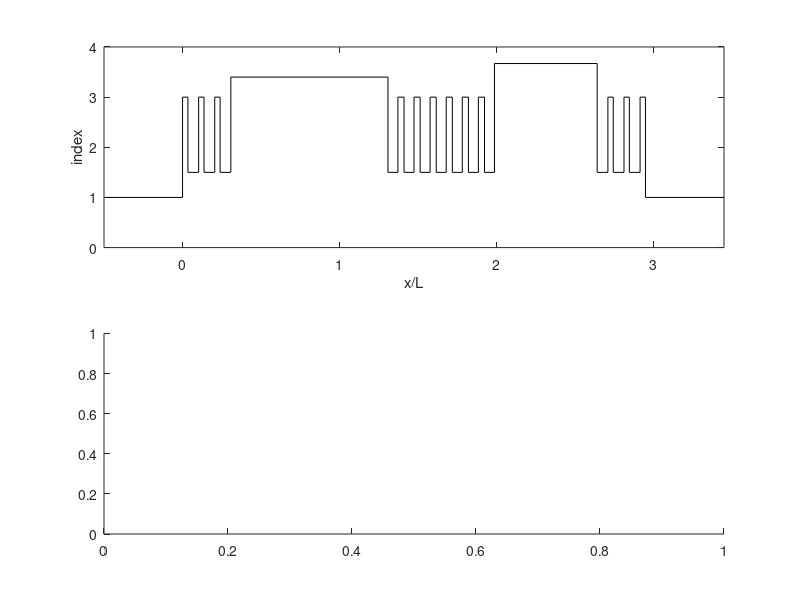

Recreate this plot in MATLAB. (Note: this script raises an error after producing the figure.)
clc;clear; close all;
addpath('functions');
%% Physical Parameters of the laser system
%=============active cavity==============
lambda=0.82; %(um) central lasing wavelength
L=2.05;%(um) active cavity length
w_ab=2*pi*L/lambda; % gain center
rp=(10*L/3e2); %normalized dephasing rate, aka, gain bandwidth 
rl=rp*1e-4; %normalized relaxation rate of population inversion 
na=3.4; %refractive index
%==============passive cavity============
np=3.67; %refractive index
s=0.0025; %material loss
L2=1.34/L; %passive cavity length
%===============DBR======================
n_1 = 3.0; %index of material A
n_2 = 1.5; %index of material B
DBR_pl = 3; %number of DBR1 periods  
DBR_pm = 6; %number of DBR3 periods  
DBR_pr = 3; %number of DBR2 periods 
dm1 = 0.08/L;dm2=0.13/L; %layer thickness of DBR3
dl1=0.07/L;dl2=0.14/L; %layer thickness of DBR1
dr1=0.07/L;dr2=0.14/L;%layer thickness of DBR2
%=============Pumping===============
Pump=@(Dmax,x) 0.5*Dmax*(1-cos(2*pi*x)); %Pumping profile Dp(x)
Dmax=0.0124; %The peak of Pumping strength
%===========DBR setup====================
DBR_e = n_1^2;
DBR_er1 = real(DBR_e);
DBR_er2= n_2^2;

d_left = repmat([dl1 dl2],1,DBR_pl);
d_mid  = [dm2,repmat([dm1 dm2],1,DBR_pm)];
d_right  = repmat([dr2 dr1],1,DBR_pr);
er_left = repmat([DBR_er1 DBR_er2],1,DBR_pl);
er_mid  = [DBR_er2,repmat([DBR_er1 DBR_er2],1,DBR_pm)];
er_right  = repmat([DBR_er2 DBR_er1],1,DBR_pr);

sigma = w_ab*imag(DBR_e)/real(DBR_e);
s_left = repmat([sigma 0],1,DBR_pl);
s_mid  = [0,repmat([sigma 0],1,DBR_pm)];
s_right  = repmat([0 sigma],1,DBR_pr);


d =[d_left,1,d_mid,L2,d_right];
er=[er_left,na^2,er_mid,np^2,er_right];
si=[s_left,0,s_mid,s,s_right];

%======================Display the setup==============================
X = cumsum(d);
x=zeros(1,2*length(d));
dmin = -0.5; dmax = X(end)+0.5;%dmax = 3.5;
% % 
erx=zeros(1,2*length(d));
x(1:2:end)=[0,X(1:end-1)];x(2:2:end)=X(1:end);
erx(1:2:end)=er;erx(2:2:end)=er;

figure(1)
clf;
subplot(2,1,1)
plot([dmin, 0, x, x(end), dmax],sqrt([1,1,erx,1,1]),'k');
xlabel('x/L'),ylabel('index')
axis([dmin dmax 0 4]);

sx=zeros(1,2*length(d));
sx(1:2:end)=si;sx(2:2:end)=si;
% % % 
% % % 
subplot(2,1,2)
yyaxis left
x00=linspace(0,1,1000);
area([x00+X(2*DBR_pl)],[Pump(Dmax,x00)],'basevalue',0,'LineStyle','none','FaceColor','#F7931E','EdgeColor','none');ylim([0 0.25]);hold on;
ylim([0 0.015]); 
ylabel('D_p'); 
yyaxis right
nl=2*(DBR_pl+DBR_pm)+2;Nr=nl+1;
area([X(nl),X(Nr)] ,[s,s]*3e2/L*np^2,'basevalue',0,'LineStyle','none','FaceColor','#0071BC','EdgeColor','none');
ylim([0 8]);
xlim([dmin dmax]);
ylabel('absorption'); 

%% Solving eigen frequencies and determining the first lasing threshold

% ===================Solver for Homogeneous Pumping======================
% DO NOT use this solver if the Pump function is x-dependent
% Dc=zeros(1,length(d));
% Dc(length(d_left)+1)=Dmax/2;
% Dc(length(d_left)+1)=Dmax/2;

%Initial guess
% w0 = [-0.0175,-0.0189-0.00054i];  
%To get a good initial guess of eigen values, scan the function value y=F0_eigf(...) on the complex frequency
%plane and look for minimum function values of M0.m 

% w0=fsolve(@(w)F0_eigf(w+w_ab,er,si,d,Dc,w_ab,rp),w0);
% 
% figure(2)
% clf;
% plot(real(w0),imag(w0),'ro');
%=======================================================================

%====================Solver for arbitrary NON-ZERO pumping==============
% For zero pumping, use the above solver instead 

Lft = [d_left;sqrt(er_left);s_left];
Rt = [[d_mid,L2,d_right];sqrt([er_mid,np^2,er_right]);[s_mid,s,s_right]];
Par_gain=[w_ab,na,rp,rl];

w_ab=Par_gain(1);na=Par_gain(2);rp=Par_gain(3);
Gn=@(x,x0,w)Green(x',x0,w,na,Lft,Rt);
x0=linspace(0,1,201); Mx=length(x0);

%----------------initial guess-----------------
%To get a good initial guess of eigen values, scan the function value of
% y=M0(w,...) on the complex frequency plane.
% figure(2)
% clf;
% Nr=50;Ni=50;
% re_w = linspace(-0.02,-0.015,Nr); im_w=linspace(-1e-3,1e-3,Ni);
% f = zeros(Ni,Nr);
% for nr=1:Nr
%     for ni=1:Ni
%         f(ni,nr) = M0(re_w(nr)+1i*im_w(ni),x0,@(x)Pump(Dmax,x),w_ab,rp,Gn);
%     end
%     nr
% end
% y = min(abs(f),[],'all')./abs(f);
% surf(re_w,im_w,log10(y));hold on;shading interp; axis tight;view(2)

w0 = [-0.0175,-0.0189-0.00054i]; %initial guess 
%----------------------------------------------

% Dth1_Solver solves for the first threshold, Dth1, using Dmax as the initial guess. Dth1 is
% required as an input for the other scripts. But if you just want the eigenvalues below Dth1,
% simply disable line 136 and line 151-155.
Dmax=fsolve(@(Dmax)Dth1_Solver(w0(1),x0,Dmax,w_ab,rp,Gn,Pump),Dmax); 

Dth1=Dmax;
% Determing the eigen frequencies at the first threshold 
Dth1_w=w0;
[y1,Dth1_w(1)]=Dth1_Solver(w0(1),x0,Dth1,w_ab,rp,Gn,Pump);
[y2,Dth1_w(2)]=Dth1_Solver(w0(2),x0,Dth1,w_ab,rp,Gn,Pump);

figure(2)
plot3(real(Dth1_w),imag(Dth1_w),[1 1],'ro');view(2);
xlabel('Re(\omega)-\omega_a_b (c/L)');
ylabel('Im(\omega) (c/L)');
%=======================================================================

%===============Save the results for Dth1_Dth2.mat======================
save('data\Par_gain','Par_gain');
save('data\Par_Passive','Lft','Rt');
save('data\Dth1','Dth1');
save('data\Dth1_w','Dth1_w');
save('data\Pump','Pump');

%%
function [y,w]=Dth1_Solver(w0,x0,Dmax,w_ab,rp,Gn,Pump)
         Dp=@(x) Pump(Dmax,x);  
         options = optimset('TolFun',1e-9,'TolX',1e-9,'display','on');
         w=fsolve(@(w)M0(w,x0,Dp,w_ab,rp,Gn),w0,options);
         y=imag(w);
end

